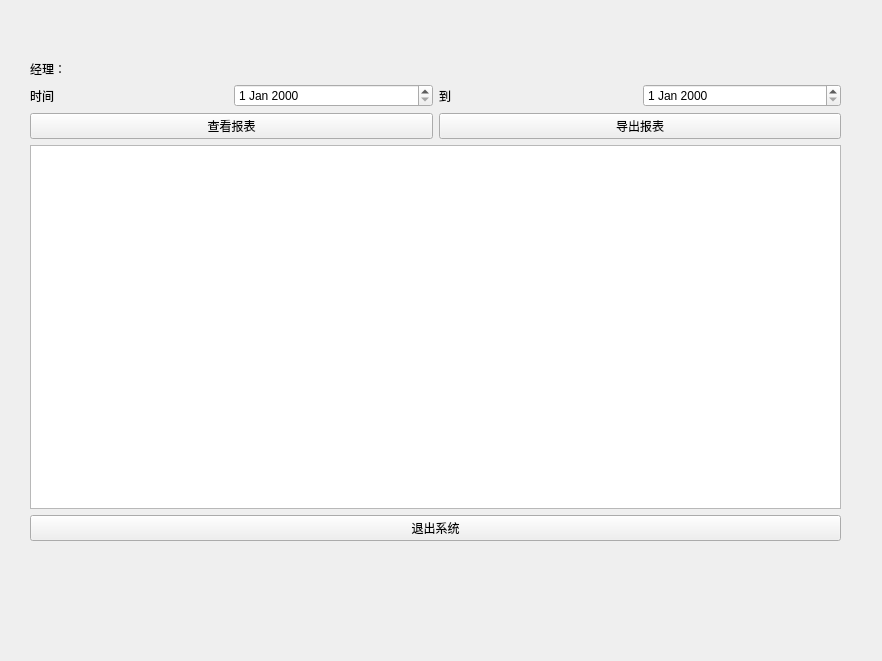
<?xml version="1.0" encoding="UTF-8"?>
<ui version="4.0">
 <class>Manager</class>
 <widget class="QMainWindow" name="Manager">
  <property name="geometry">
   <rect>
    <x>0</x>
    <y>0</y>
    <width>882</width>
    <height>661</height>
   </rect>
  </property>
  <property name="windowTitle">
   <string>MainWindow</string>
  </property>
  <widget class="QWidget" name="centralwidget">
   <widget class="QWidget" name="layoutWidget">
    <property name="geometry">
     <rect>
      <x>30</x>
      <y>60</y>
      <width>811</width>
      <height>481</height>
     </rect>
    </property>
    <layout class="QVBoxLayout" name="verticalLayout">
     <item>
      <layout class="QHBoxLayout" name="horizontalLayout">
       <item>
        <widget class="QLabel" name="label_managerID_tag">
         <property name="text">
          <string>经理：</string>
         </property>
        </widget>
       </item>
       <item>
        <widget class="QLabel" name="label_managerID">
         <property name="text">
          <string/>
         </property>
        </widget>
       </item>
      </layout>
     </item>
     <item>
      <layout class="QHBoxLayout" name="horizontalLayout_5">
       <item>
        <widget class="QLabel" name="label">
         <property name="text">
          <string>时间</string>
         </property>
        </widget>
       </item>
       <item>
        <widget class="QDateEdit" name="startTime"/>
       </item>
       <item>
        <widget class="QLabel" name="label_2">
         <property name="text">
          <string>到</string>
         </property>
        </widget>
       </item>
       <item>
        <widget class="QDateEdit" name="endTime"/>
       </item>
      </layout>
     </item>
     <item>
      <layout class="QHBoxLayout" name="horizontalLayout_4">
       <item>
        <widget class="QPushButton" name="pushButton_checkreport">
         <property name="text">
          <string>查看报表</string>
         </property>
        </widget>
       </item>
       <item>
        <widget class="QPushButton" name="pushButton_download">
         <property name="text">
          <string>导出报表</string>
         </property>
        </widget>
       </item>
      </layout>
     </item>
     <item>
      <widget class="QTextBrowser" name="textBrowser"/>
     </item>
     <item>
      <widget class="QPushButton" name="pushButton_quit">
       <property name="text">
        <string>退出系统</string>
       </property>
      </widget>
     </item>
    </layout>
   </widget>
  </widget>
 </widget>
 <resources/>
 <connections/>
</ui>
